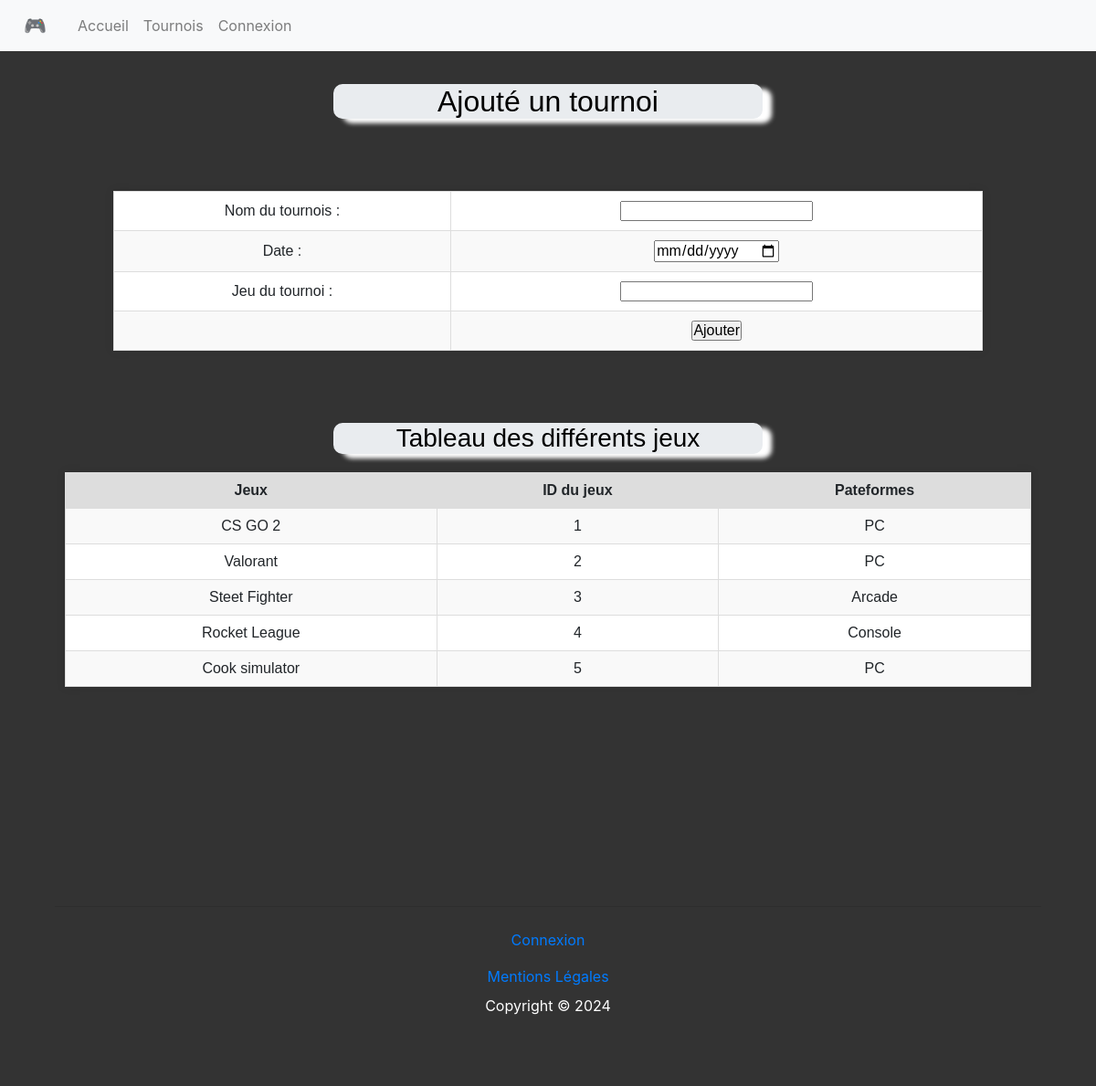
Before: /AP/addtournois.php with the older database file.
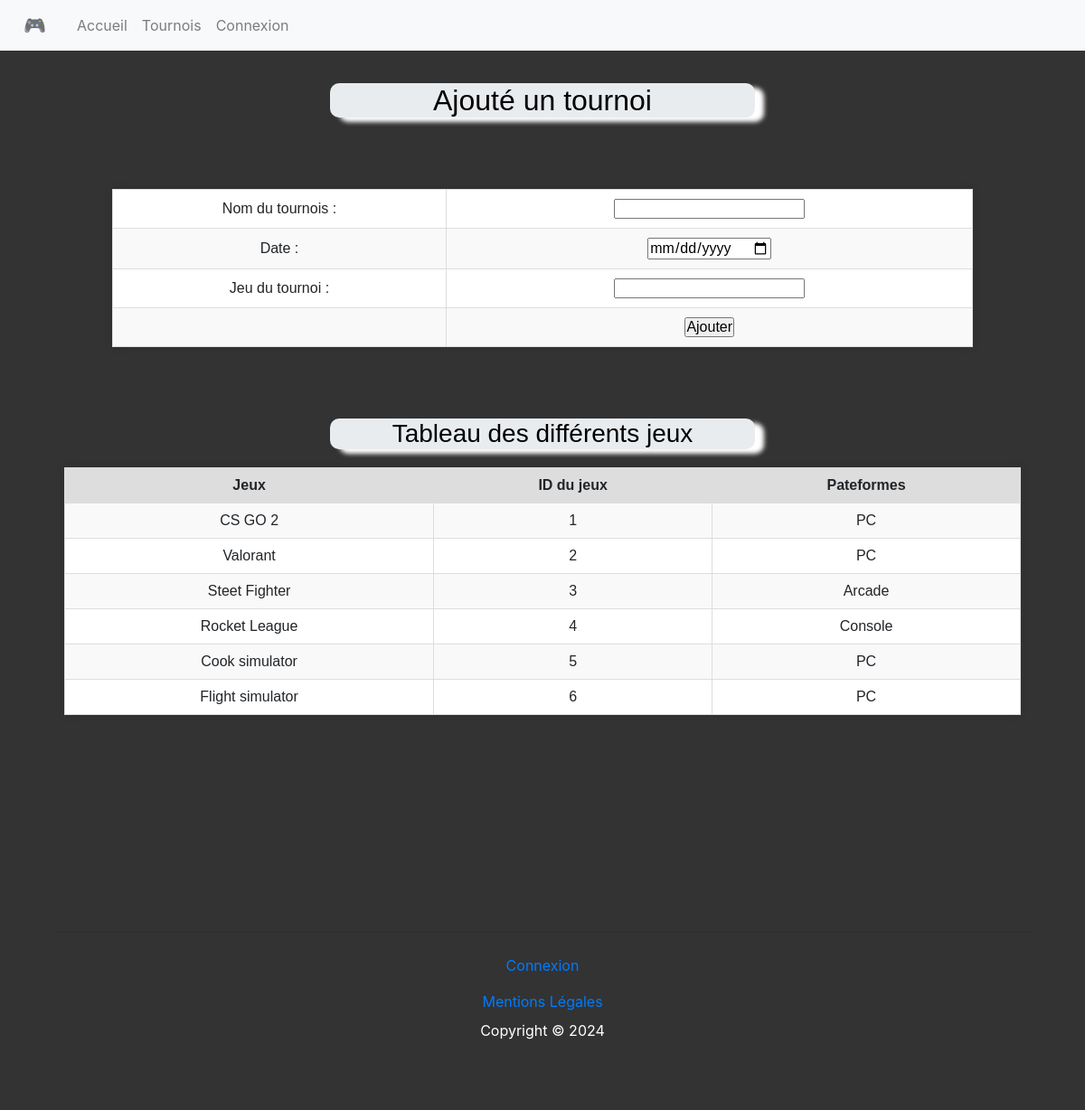
After: the same page with the newer database file.
### tables this page shows
CREATE TABLE `jeux` (
  `id` int(11) NOT NULL,
  `nom_jeu` varchar(100) NOT NULL,
  `plateforme` varchar(100) NOT NULL
);

### AP/addtournois.php (the view, shortened to what this page needs)
<html>
<head>
    <link rel="stylesheet" href="style.css">
    <link rel="stylesheet" href="https://stackpath.bootstrapcdn.com/bootstrap/4.3.1/css/bootstrap.min.css">
</head>
<body>
	<?php include('header.php') ?>
	<main>
		<br>
		<div class = "titre">
			<h2>Ajouté un tournoi</h2>
		</div>
		<form action="addActiontournois.php" method="post" name="add">
			<table width="25%" border="0">
				<tr>
					<td>Nom du tournois : </td>
					<td><input type="text" name="nom_tournoi"></td>
				</tr>
				<tr>
					<td>Date  : </td>
					<td><input type="date" name="date"></td>
				</tr>
				<tr>
					<td>Jeu du tournoi :</td>
					<td><input type="text" name="id_jeu"></td>
				</tr>
				<tr>
					<td></td>
					<td><input type="submit" name="submit" value="Ajouter"></td>
				</tr>
			</table>
		</form>
		<div class="titre">
			<h3>Tableau des différents jeux</h3>
		</div>
		<table width='80%' border=0>
			<tr bgcolor='#DDDDDD'>
				<td><strong>Jeux</strong></td>
				<td><strong>ID du jeux</strong></td>
				<td><strong>Pateformes</strong></td>
			</tr>
			<?php
			require_once("db_connect.php");
			$stmt = $pdo->prepare("SELECT * FROM jeux ORDER BY id ");
			$stmt->execute();
	    	while ($res = $stmt->fetch(PDO::FETCH_ASSOC)) {
            	echo "<tr>";
				echo "<td>".$res['nom_jeu']."</td>";
            	echo "<td>".$res['id']."</td>";
				echo "<td>".$res['plateforme']."</td>";
        	}
			?>
		</table>
		<br>
		<br>
		<br>
		<br>
	</main>
	<?php include('footer.php'); ?>
</body>
</html>

Changed rows visible on the page:
added jeux: nom_jeu "Flight simulator", id "6", plateforme "PC"
